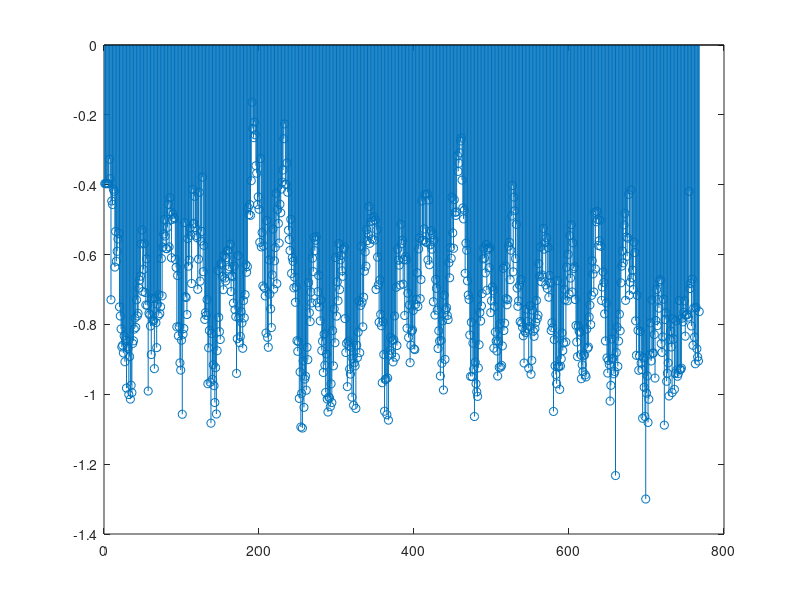

Reproduce this figure in MATLAB. (Note: this script raises an error after producing the figure.)
fs = 42000;
T = 1/fs;

M = csvread('dataTest.csv');
figure(3)
stem(M(:,4))
M(:,1) = M(:,1)/max(M(:,1));
M(:,2) = M(:,2)/max(M(:,2));
M(:,3) = M(:,3)/max(M(:,3));
M(:,4) = M(:,4)/max(M(:,4));

for j = 1:4
    for i = 5:length(M(:,1))
        M(i,j)= mean(M(i-4:i,j));
    end
end
channelA_FFT=fft(M(:,1));
channelB_FFT = fft(M(:,2));
channelC_FFT = fft(M(:,3));
channelD_FFT = fft(M(:,4));


stem(M(:,4))
phaseDiff_A_B = 1.*(-phase(channelA_FFT)+phase(channelB_FFT));
phaseDiff_A_C = 1.*(-phase(channelA_FFT)+phase(channelC_FFT));
phaseDiff_A_D = 1.*(-phase(channelA_FFT)+phase(channelD_FFT));

figure(1)
subplot(2,1,2)
stem(phase(channelA_FFT))
ylabel('phase')
subplot(2,1,1)
stem(abs(channelA_FFT))
ylabel('mag')

figure(2)
subplot(2,1,2)
stem(phase(channelB_FFT))
ylabel('phase')
subplot(2,1,1)
stem(abs(channelB_FFT))
ylabel('mag')








delta_L = abs(343.*phaseDiff_A_B(35:45).*T./(2*pi))
angles =  acos(delta_L/.0457);%*180/pi;
angles*180/pi
d =.0475;

delta_L2 = abs(343.*phaseDiff_A_C(35:45).*T./(2*pi))
angles2 =  acos(delta_L2/(.0457*2));%*180/pi;
angles2*180/pi

delta_L3 = abs(343.*phaseDiff_A_D(35:45).*T./(2*pi))
angles3 =  acos(delta_L3/(.0457*3));%*180/pi;
angles3*180/pi


ReferenceChannelFourBearing = mean(angles3*180/pi)

L  = (delta_L.^2 - delta_L* + .0457^2)./(delta_L.*(-1))
L2 = (delta_L.^2 - delta_L* + .0457^2)./(delta_L.*(-1))
L3 = (delta_L.^2 - delta_L* + .0457^2)./(delta_L.*(-1))

FinAngleInner = mean((180 - (180 - angles*180/pi)- angles3*180/pi))
FinAngleOuter = mean((angles3*180/pi))

Distance = sind(FinAngleOuter)*2*.0457/sind(FinAngleInner)



  %%L = (delta_L.^2 - delta_L* + .0457^2)./(delta_L.*(-1))

  %%L2 = (.0457^2)./delta_L

% L3 = (delta_L.^2 + d^2 - delta_L.*d.*cos(angles));
% L3 = L3./(d.*cos(angles)-2.*delta_L)
